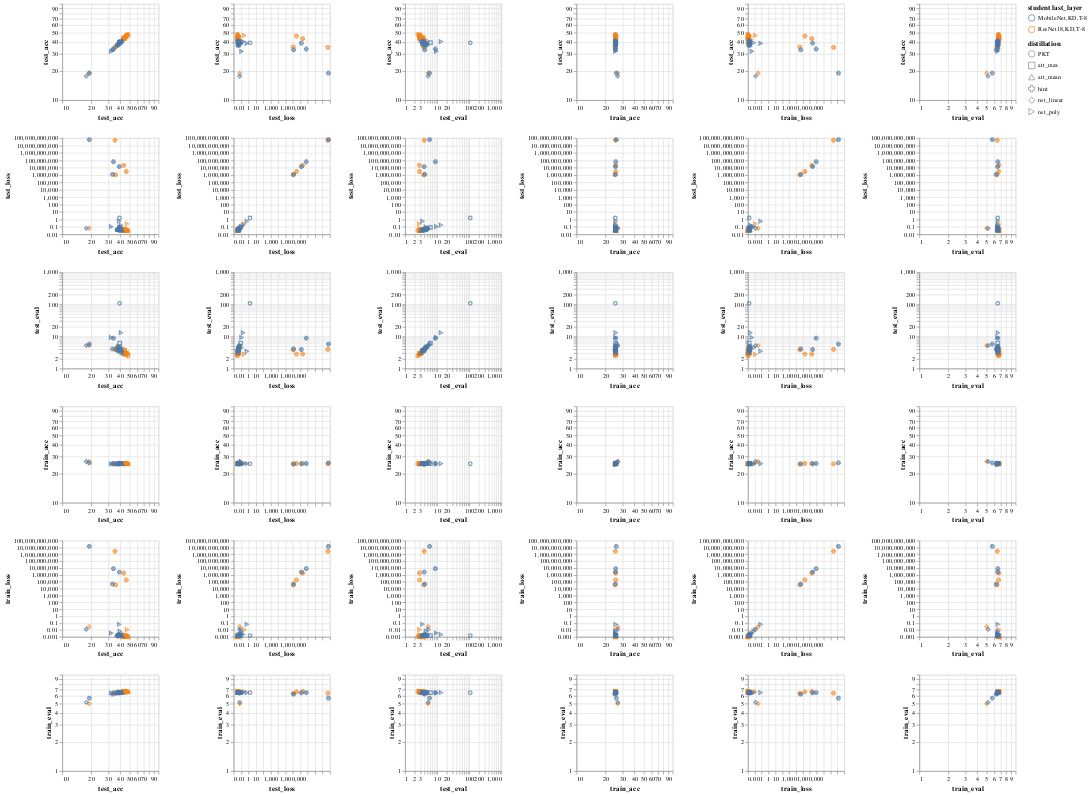

The notebook cell saved with this chart:
### Code cell
Feat.omniplot(folder="./Cifar10/ResNet101/exp6/students",scale="log")

### Figure 1 — Vega-Lite specification as saved in the notebook (floating-point values rounded to 4 significant figures)
{"config": {"view": {"continuousWidth": 400, "continuousHeight": 300}}, "repeat": {"column": ["test_acc", "test_loss", "test_eval", "train_acc", "train_loss", "train_eval"], "row": ["test_acc", "test_loss", "test_eval", "train_acc", "train_loss", "train_eval"]}, "spec": {"data": {"name": "data-f00870d0fa22412554c317253a04100c"}, "mark": "point", "encoding": {"color": {"type": "nominal", "field": "student last_layer"}, "shape": {"type": "nominal", "field": "distillation"}, "x": {"type": "quantitative", "field": {"repeat": "column"}, "scale": {"base": 10, "type": "log", "zero": false}}, "y": {"type": "quantitative", "field": {"repeat": "row"}, "scale": {"base": 10, "type": "log", "zero": false}}}, "height": 150, "width": 150}, "$schema": "https://vega.github.io/schema/vega-lite/v4.0.0.json", "datasets": {"data-f00870d0fa22412554c317253a04100c": [{"Unnamed: 0": 0, "test_acc": 37.76, "test_teacher/acc": 90.68, "test_loss": 0.04054, "test_eval": 4.356, "train_acc": 25.59, "train_teacher/acc": 25.39, "train_loss": 0.001084, "train_eval": 6.636, "epoch": 50, "lr": 0.01, "resume": false, "epochs": 50, "pre": 50, "train_batch_size": 128, "test_batch_size": 128, "student": "ResNet18", "teacher": "ResNet101", "distillation": "PKT", "last_layer": "KD,T-8", "student_layer": 46, "teacher_layer": 239, "layer": 3, "student last_layer": "ResNet18,KD,T-8"}, {"Unnamed: 0": 1, "test_acc": 48.28, "test_teacher/acc": 90.68, "test_loss": 0.03256, "test_eval": 2.472, "train_acc": 25.41, "train_teacher/acc": 25.34, "train_loss": 0.001053, "train_eval": 6.677, "epoch": 50, "lr": 0.01, "resume": false, "epochs": 50, "pre": 50, "train_batch_size": 128, "test_batch_size": 128, "student": "ResNet18", "teacher": "ResNet101", "distillation": "PKT", "last_layer": "KD,T-8", "student_layer": 23, "teacher_layer": 56, "layer": 1, "student last_layer": "ResNet18,KD,T-8"}, {"Unnamed: 0": 2, "test_acc": 45.15, "test_teacher/acc": 90.68, "test_loss": 0.03532, "test_eval": 3.062, "train_acc": 25.47, "train_teacher/acc": 25.31, "train_loss": 0.001074, "train_eval": 6.645, "epoch": 50, "lr": 0.01, "resume": false, "epochs": 50, "pre": 50, "train_batch_size": 128, "test_batch_size": 128, "student": "ResNet18", "teacher": "ResNet101", "distillation": "PKT", "last_layer": "KD,T-8", "student_layer": 10, "teacher_layer": 26, "layer": 0, "student last_layer": "ResNet18,KD,T-8"}, {"Unnamed: 0": 3, "test_acc": 44.44, "test_teacher/acc": 90.68, "test_loss": 0.03572, "test_eval": 2.98, "train_acc": 25.46, "train_teacher/acc": 25.36, "train_loss": 0.001076, "train_eval": 6.666, "epoch": 50, "lr": 0.01, "resume": false, "epochs": 50, "pre": 50, "train_batch_size": 128, "test_batch_size": 128, "student": "ResNet18", "teacher": "ResNet101", "distillation": "PKT", "last_layer": "KD,T-8", "student_layer": 35, "teacher_layer": 219, "layer": 2, "student last_layer": "ResNet18,KD,T-8"}, {"Unnamed: 0": 4, "test_acc": 35.78, "test_teacher/acc": 90.68, "test_loss": 1086000.0, "test_eval": 3.806, "train_acc": 25.14, "train_teacher/acc": 25.34, "train_loss": 35990.0, "train_eval": 6.407, "epoch": 50, "lr": 0.01, "resume": false, "epochs": 50, "pre": 50, "train_batch_size": 128, "test_batch_size": 128, "student": "ResNet18", "teacher": "ResNet101", "distillation": "hint", "last_layer": "KD,T-8", "student_layer": 46, "teacher_layer": 239, "layer": 3, "student last_layer": "ResNet18,KD,T-8"}, {"Unnamed: 0": 5, "test_acc": 43.46, "test_teacher/acc": 90.68, "test_loss": 20980000.0, "test_eval": 2.79, "train_acc": 25.48, "train_teacher/acc": 25.31, "train_loss": 1939000.0, "train_eval": 6.7, "epoch": 50, "lr": 0.01, "resume": false, "epochs": 50, "pre": 50, "train_batch_size": 128, "test_batch_size": 128, "student": "ResNet18", "teacher": "ResNet101", "distillation": "hint", "last_layer": "KD,T-8", "student_layer": 23, "teacher_layer": 56, "layer": 1, "student last_layer": "ResNet18,KD,T-8"}, {"Unnamed: 0": 6, "test_acc": 46.21, "test_teacher/acc": 90.68, "test_loss": 3027000.0, "test_eval": 2.807, "train_acc": 25.52, "train_teacher/acc": 25.44, "train_loss": 191100.0, "train_eval": 6.649, "epoch": 50, "lr": 0.01, "resume": false, "epochs": 50, "pre": 50, "train_batch_size": 128, "test_batch_size": 128, "student": "ResNet18", "teacher": "ResNet101", "distillation": "hint", "last_layer": "KD,T-8", "student_layer": 10, "teacher_layer": 26, "layer": 0, "student last_layer": "ResNet18,KD,T-8"}, {"Unnamed: 0": 7, "test_acc": 35.28, "test_teacher/acc": 90.68, "test_loss": 50290000000.0, "test_eval": 3.941, "train_acc": 25.3, "train_teacher/acc": 25.45, "train_loss": 2780000000.0, "train_eval": 6.447, "epoch": 50, "lr": 0.01, "resume": false, "epochs": 50, "pre": 50, "train_batch_size": 128, "test_batch_size": 128, "student": "ResNet18", "teacher": "ResNet101", "distillation": "hint", "last_layer": "KD,T-8", "student_layer": 35, "teacher_layer": 219, "layer": 2, "student last_layer": "ResNet18,KD,T-8"}, {"Unnamed: 0": 8, "test_acc": 19.02, "test_teacher/acc": 90.68, "test_loss": 0.0654, "test_eval": 5.174, "train_acc": 26.82, "train_teacher/acc": 25.41, "train_loss": 0.03035, "train_eval": 5.006, "epoch": 0, "lr": 0.01, "resume": false, "epochs": 50, "pre": 50, "train_batch_size": 128, "test_batch_size": 128, "student": "ResNet18", "teacher": "ResNet101", "distillation": "nst_linear", "last_layer": "KD,T-8", "student_layer": 46, "teacher_layer": 239, "layer": 3, "student last_layer": "ResNet18,KD,T-8"}, {"Unnamed: 0": 9, "test_acc": 47.3, "test_teacher/acc": 90.68, "test_loss": 0.03984, "test_eval": 2.798, "train_acc": 25.39, "train_teacher/acc": 25.29, "train_loss": 0.001239, "train_eval": 6.653, "epoch": 50, "lr": 0.01, "resume": false, "epochs": 50, "pre": 50, "train_batch_size": 128, "test_batch_size": 128, "student": "ResNet18", "teacher": "ResNet101", "distillation": "nst_linear", "last_layer": "KD,T-8", "student_layer": 23, "teacher_layer": 56, "layer": 1, "student last_layer": "ResNet18,KD,T-8"}, {"Unnamed: 0": 10, "test_acc": 44.71, "test_teacher/acc": 90.68, "test_loss": 0.03415, "test_eval": 3.051, "train_acc": 25.46, "train_teacher/acc": 25.27, "train_loss": 0.001189, "train_eval": 6.669, "epoch": 50, "lr": 0.01, "resume": false, "epochs": 50, "pre": 50, "train_batch_size": 128, "test_batch_size": 128, "student": "ResNet18", "teacher": "ResNet101", "distillation": "nst_linear", "last_layer": "KD,T-8", "student_layer": 10, "teacher_layer": 26, "layer": 0, "student last_layer": "ResNet18,KD,T-8"}, {"Unnamed: 0": 11, "test_acc": 47.08, "test_teacher/acc": 90.68, "test_loss": 0.03301, "test_eval": 2.736, "train_acc": 25.44, "train_teacher/acc": 25.36, "train_loss": 0.001242, "train_eval": 6.656, "epoch": 50, "lr": 0.01, "resume": false, "epochs": 50, "pre": 50, "train_batch_size": 128, "test_batch_size": 128, "student": "ResNet18", "teacher": "ResNet101", "distillation": "nst_linear", "last_layer": "KD,T-8", "student_layer": 35, "teacher_layer": 219, "layer": 2, "student last_layer": "ResNet18,KD,T-8"}, {"Unnamed: 0": 12, "test_acc": 46.38, "test_teacher/acc": 90.68, "test_loss": 0.0501, "test_eval": 2.889, "train_acc": 25.37, "train_teacher/acc": 25.29, "train_loss": 0.001608, "train_eval": 6.708, "epoch": 50, "lr": 0.01, "resume": false, "epochs": 50, "pre": 50, "train_batch_size": 64, "test_batch_size": 64, "student": "ResNet18", "teacher": "ResNet101", "distillation": "nst_poly", "last_layer": "KD,T-8", "student_layer": 46, "teacher_layer": 239, "layer": 3, "student last_layer": "ResNet18,KD,T-8"}, {"Unnamed: 0": 13, "test_acc": 42.72, "test_teacher/acc": 90.68, "test_loss": 0.06548, "test_eval": 4.262, "train_acc": 25.52, "train_teacher/acc": 25.38, "train_loss": 0.00266, "train_eval": 6.673, "epoch": 50, "lr": 0.01, "resume": false, "epochs": 50, "pre": 50, "train_batch_size": 128, "test_batch_size": 128, "student": "ResNet18", "teacher": "ResNet101", "distillation": "nst_poly", "last_layer": "KD,T-8", "student_layer": 23, "teacher_layer": 56, "layer": 1, "student last_layer": "ResNet18,KD,T-8"}, {"Unnamed: 0": 14, "test_acc": 46.93, "test_teacher/acc": 90.68, "test_loss": 0.252, "test_eval": 2.773, "train_acc": 25.66, "train_teacher/acc": 25.55, "train_loss": 0.01164, "train_eval": 6.668, "epoch": 50, "lr": 0.01, "resume": false, "epochs": 50, "pre": 50, "train_batch_size": 128, "test_batch_size": 128, "student": "ResNet18", "teacher": "ResNet101", "distillation": "nst_poly", "last_layer": "KD,T-8", "student_layer": 10, "teacher_layer": 26, "layer": 0, "student last_layer": "ResNet18,KD,T-8"}, {"Unnamed: 0": 15, "test_acc": 46.84, "test_teacher/acc": 90.68, "test_loss": 0.04552, "test_eval": 2.874, "train_acc": 25.3, "train_teacher/acc": 25.36, "train_loss": 0.001818, "train_eval": 6.619, "epoch": 50, "lr": 0.01, "resume": false, "epochs": 50, "pre": 50, "train_batch_size": 128, "test_batch_size": 128, "student": "ResNet18", "teacher": "ResNet101", "distillation": "nst_poly", "last_layer": "KD,T-8", "student_layer": 35, "teacher_layer": 219, "layer": 2, "student last_layer": "ResNet18,KD,T-8"}, {"Unnamed: 0": 16, "test_acc": 43.6, "test_teacher/acc": 90.68, "test_loss": 0.03607, "test_eval": 3.219, "train_acc": 25.47, "train_teacher/acc": 25.39, "train_loss": 0.001119, "train_eval": 6.679, "epoch": 50, "lr": 0.01, "resume": false, "epochs": 50, "pre": 50, "train_batch_size": 128, "test_batch_size": 128, "student": "ResNet18", "teacher": "ResNet101", "distillation": "att_max", "last_layer": "KD,T-8", "student_layer": 46, "teacher_layer": 239, "layer": 3, "student last_layer": "ResNet18,KD,T-8"}, {"Unnamed: 0": 17, "test_acc": 43.46, "test_teacher/acc": 90.68, "test_loss": 0.03275, "test_eval": 2.873, "train_acc": 25.33, "train_teacher/acc": 25.28, "train_loss": 0.001068, "train_eval": 6.656, "epoch": 50, "lr": 0.01, "resume": false, "epochs": 50, "pre": 50, "train_batch_size": 128, "test_batch_size": 128, "student": "ResNet18", "teacher": "ResNet101", "distillation": "att_max", "last_layer": "KD,T-8", "student_layer": 23, "teacher_layer": 56, "layer": 1, "student last_layer": "ResNet18,KD,T-8"}, {"Unnamed: 0": 18, "test_acc": 44.2, "test_teacher/acc": 90.68, "test_loss": 0.04038, "test_eval": 3.655, "train_acc": 25.44, "train_teacher/acc": 25.48, "train_loss": 0.001045, "train_eval": 6.653, "epoch": 50, "lr": 0.01, "resume": false, "epochs": 50, "pre": 50, "train_batch_size": 128, "test_batch_size": 128, "student": "ResNet18", "teacher": "ResNet101", "distillation": "att_max", "last_layer": "KD,T-8", "student_layer": 10, "teacher_layer": 26, "layer": 0, "student last_layer": "ResNet18,KD,T-8"}, {"Unnamed: 0": 19, "test_acc": 44.38, "test_teacher/acc": 90.68, "test_loss": 0.03992, "test_eval": 3.574, "train_acc": 25.41, "train_teacher/acc": 25.27, "train_loss": 0.001147, "train_eval": 6.672, "epoch": 50, "lr": 0.01, "resume": false, "epochs": 50, "pre": 50, "train_batch_size": 128, "test_batch_size": 128, "student": "ResNet18", "teacher": "ResNet101", "distillation": "att_max", "last_layer": "KD,T-8", "student_layer": 35, "teacher_layer": 219, "layer": 2, "student last_layer": "ResNet18,KD,T-8"}, {"Unnamed: 0": 20, "test_acc": 46.0, "test_teacher/acc": 90.68, "test_loss": 0.04158, "test_eval": 2.939, "train_acc": 25.53, "train_teacher/acc": 25.36, "train_loss": 0.001175, "train_eval": 6.659, "epoch": 50, "lr": 0.01, "resume": false, "epochs": 50, "pre": 50, "train_batch_size": 128, "test_batch_size": 128, "student": "ResNet18", "teacher": "ResNet101", "distillation": "att_mean", "last_layer": "KD,T-8", "student_layer": 46, "teacher_layer": 239, "layer": 3, "student last_layer": "ResNet18,KD,T-8"}, {"Unnamed: 0": 21, "test_acc": 48.27, "test_teacher/acc": 90.68, "test_loss": 0.03452, "test_eval": 3.119, "train_acc": 25.51, "train_teacher/acc": 25.43, "train_loss": 0.001088, "train_eval": 6.653, "epoch": 50, "lr": 0.01, "resume": false, "epochs": 50, "pre": 50, "train_batch_size": 128, "test_batch_size": 128, "student": "ResNet18", "teacher": "ResNet101", "distillation": "att_mean", "last_layer": "KD,T-8", "student_layer": 23, "teacher_layer": 56, "layer": 1, "student last_layer": "ResNet18,KD,T-8"}, {"Unnamed: 0": 22, "test_acc": 45.72, "test_teacher/acc": 90.68, "test_loss": 0.03554, "test_eval": 3.092, "train_acc": 25.42, "train_teacher/acc": 25.35, "train_loss": 0.001072, "train_eval": 6.648, "epoch": 50, "lr": 0.01, "resume": false, "epochs": 50, "pre": 50, "train_batch_size": 128, "test_batch_size": 128, "student": "ResNet18", "teacher": "ResNet101", "distillation": "att_mean", "last_layer": "KD,T-8", "student_layer": 10, "teacher_layer": 26, "layer": 0, "student last_layer": "ResNet18,KD,T-8"}, {"Unnamed: 0": 23, "test_acc": 47.31, "test_teacher/acc": 90.68, "test_loss": 0.03551, "test_eval": 2.952, "train_acc": 25.42, "train_teacher/acc": 25.31, "train_loss": 0.001228, "train_eval": 6.64, "epoch": 50, "lr": 0.01, "resume": false, "epochs": 50, "pre": 50, "train_batch_size": 128, "test_batch_size": 128, "student": "ResNet18", "teacher": "ResNet101", "distillation": "att_mean", "last_layer": "KD,T-8", "student_layer": 35, "teacher_layer": 219, "layer": 2, "student last_layer": "ResNet18,KD,T-8"}, {"Unnamed: 0": 24, "test_acc": 36.94, "test_teacher/acc": 90.68, "test_loss": 0.04335, "test_eval": 4.049, "train_acc": 25.41, "train_teacher/acc": 25.46, "train_loss": 0.001497, "train_eval": 6.517, "epoch": 50, "lr": 0.01, "resume": false, "epochs": 50, "pre": 50, "train_batch_size": 128, "test_batch_size": 128, "student": "MobileNet", "teacher": "ResNet101", "distillation": "PKT", "last_layer": "KD,T-8", "student_layer": 55, "teacher_layer": 239, "layer": 3, "student last_layer": "MobileNet,KD,T-8"}, {"Unnamed: 0": 25, "test_acc": 39.38, "test_teacher/acc": 90.68, "test_loss": 1.592, "test_eval": 107.2, "train_acc": 25.31, "train_teacher/acc": 25.29, "train_loss": 0.00152, "train_eval": 6.518, "epoch": 50, "lr": 0.01, "resume": false, "epochs": 50, "pre": 50, "train_batch_size": 128, "test_batch_size": 128, "student": "MobileNet", "teacher": "ResNet101", "distillation": "PKT", "last_layer": "KD,T-8", "student_layer": 15, "teacher_layer": 56, "layer": 1, "student last_layer": "MobileNet,KD,T-8"}, {"Unnamed: 0": 26, "test_acc": 38.49, "test_teacher/acc": 90.68, "test_loss": 0.03996, "test_eval": 4.409, "train_acc": 25.39, "train_teacher/acc": 25.25, "train_loss": 0.00153, "train_eval": 6.509, "epoch": 50, "lr": 0.01, "resume": false, "epochs": 50, "pre": 50, "train_batch_size": 128, "test_batch_size": 128, "student": "MobileNet", "teacher": "ResNet101", "distillation": "PKT", "last_layer": "KD,T-8", "student_layer": 6, "teacher_layer": 26, "layer": 0, "student last_layer": "MobileNet,KD,T-8"}, {"Unnamed: 0": 27, "test_acc": 39.73, "test_teacher/acc": 90.68, "test_loss": 0.04169, "test_eval": 3.753, "train_acc": 25.56, "train_teacher/acc": 25.43, "train_loss": 0.001516, "train_eval": 6.505, "epoch": 50, "lr": 0.01, "resume": false, "epochs": 50, "pre": 50, "train_batch_size": 128, "test_batch_size": 128, "student": "MobileNet", "teacher": "ResNet101", "distillation": "PKT", "last_layer": "KD,T-8", "student_layer": 26, "teacher_layer": 219, "layer": 2, "student last_layer": "MobileNet,KD,T-8"}, {"Unnamed: 0": 28, "test_acc": 33.3, "test_teacher/acc": 90.68, "test_loss": 1224000.0, "test_eval": 4.088, "train_acc": 25.27, "train_teacher/acc": 25.37, "train_loss": 47150.0, "train_eval": 6.279, "epoch": 50, "lr": 0.01, "resume": false, "epochs": 50, "pre": 50, "train_batch_size": 128, "test_batch_size": 128, "student": "MobileNet", "teacher": "ResNet101", "distillation": "hint", "last_layer": "KD,T-8", "student_layer": 55, "teacher_layer": 239, "layer": 3, "student last_layer": "MobileNet,KD,T-8"}, {"Unnamed: 0": 29, "test_acc": 33.98, "test_teacher/acc": 90.68, "test_loss": 62490000.0, "test_eval": 8.783, "train_acc": 25.52, "train_teacher/acc": 25.43, "train_loss": 8225000.0, "train_eval": 6.531, "epoch": 50, "lr": 0.01, "resume": false, "epochs": 50, "pre": 50, "train_batch_size": 128, "test_batch_size": 128, "student": "MobileNet", "teacher": "ResNet101", "distillation": "hint", "last_layer": "KD,T-8", "student_layer": 15, "teacher_layer": 56, "layer": 1, "student last_layer": "MobileNet,KD,T-8"}, {"Unnamed: 0": 30, "test_acc": 39.1, "test_teacher/acc": 90.68, "test_loss": 13440000.0, "test_eval": 3.912, "train_acc": 25.37, "train_teacher/acc": 25.37, "train_loss": 2531000.0, "train_eval": 6.494, "epoch": 50, "lr": 0.01, "resume": false, "epochs": 50, "pre": 50, "train_batch_size": 128, "test_batch_size": 128, "student": "MobileNet", "teacher": "ResNet101", "distillation": "hint", "last_layer": "KD,T-8", "student_layer": 6, "teacher_layer": 26, "layer": 0, "student last_layer": "MobileNet,KD,T-8"}, {"Unnamed: 0": 31, "test_acc": 19.07, "test_teacher/acc": 90.68, "test_loss": 62600000000.0, "test_eval": 5.789, "train_acc": 25.89, "train_teacher/acc": 25.34, "train_loss": 14290000000.0, "train_eval": 5.722, "epoch": 50, "lr": 0.01, "resume": false, "epochs": 50, "pre": 50, "train_batch_size": 128, "test_batch_size": 128, "student": "MobileNet", "teacher": "ResNet101", "distillation": "hint", "last_layer": "KD,T-8", "student_layer": 26, "teacher_layer": 219, "layer": 2, "student last_layer": "MobileNet,KD,T-8"}, {"Unnamed: 0": 32, "test_acc": 17.74, "test_teacher/acc": 90.68, "test_loss": 0.06413, "test_eval": 5.19, "train_acc": 26.79, "train_teacher/acc": 25.31, "train_loss": 0.01271, "train_eval": 5.168, "epoch": 0, "lr": 0.01, "resume": false, "epochs": 50, "pre": 50, "train_batch_size": 128, "test_batch_size": 128, "student": "MobileNet", "teacher": "ResNet101", "distillation": "nst_linear", "last_layer": "KD,T-8", "student_layer": 55, "teacher_layer": 239, "layer": 3, "student last_layer": "MobileNet,KD,T-8"}, {"Unnamed: 0": 33, "test_acc": 37.4, "test_teacher/acc": 90.68, "test_loss": 0.04514, "test_eval": 4.947, "train_acc": 25.44, "train_teacher/acc": 25.34, "train_loss": 0.001739, "train_eval": 6.534, "epoch": 50, "lr": 0.01, "resume": false, "epochs": 50, "pre": 50, "train_batch_size": 128, "test_batch_size": 128, "student": "MobileNet", "teacher": "ResNet101", "distillation": "nst_linear", "last_layer": "KD,T-8", "student_layer": 15, "teacher_layer": 56, "layer": 1, "student last_layer": "MobileNet,KD,T-8"}, {"Unnamed: 0": 34, "test_acc": 38.74, "test_teacher/acc": 90.68, "test_loss": 0.06147, "test_eval": 4.587, "train_acc": 25.59, "train_teacher/acc": 25.43, "train_loss": 0.001869, "train_eval": 6.489, "epoch": 50, "lr": 0.01, "resume": false, "epochs": 50, "pre": 50, "train_batch_size": 128, "test_batch_size": 128, "student": "MobileNet", "teacher": "ResNet101", "distillation": "nst_linear", "last_layer": "KD,T-8", "student_layer": 6, "teacher_layer": 26, "layer": 0, "student last_layer": "MobileNet,KD,T-8"}, {"Unnamed: 0": 35, "test_acc": 38.15, "test_teacher/acc": 90.68, "test_loss": 0.04101, "test_eval": 3.673, "train_acc": 25.51, "train_teacher/acc": 25.26, "train_loss": 0.001802, "train_eval": 6.512, "epoch": 50, "lr": 0.01, "resume": false, "epochs": 50, "pre": 50, "train_batch_size": 128, "test_batch_size": 128, "student": "MobileNet", "teacher": "ResNet101", "distillation": "nst_linear", "last_layer": "KD,T-8", "student_layer": 26, "teacher_layer": 219, "layer": 2, "student last_layer": "MobileNet,KD,T-8"}, {"Unnamed: 0": 36, "test_acc": 40.63, "test_teacher/acc": 90.68, "test_loss": 0.1802, "test_eval": 13.02, "train_acc": 25.48, "train_teacher/acc": 25.41, "train_loss": 0.002237, "train_eval": 6.545, "epoch": 50, "lr": 0.01, "resume": false, "epochs": 50, "pre": 50, "train_batch_size": 64, "test_batch_size": 64, "student": "MobileNet", "teacher": "ResNet101", "distillation": "nst_poly", "last_layer": "KD,T-8", "student_layer": 55, "teacher_layer": 239, "layer": 3, "student last_layer": "MobileNet,KD,T-8"}, {"Unnamed: 0": 37, "test_acc": 39.49, "test_teacher/acc": 90.68, "test_loss": 0.1035, "test_eval": 4.448, "train_acc": 25.17, "train_teacher/acc": 25.36, "train_loss": 0.006616, "train_eval": 6.532, "epoch": 50, "lr": 0.01, "resume": false, "epochs": 50, "pre": 50, "train_batch_size": 128, "test_batch_size": 128, "student": "MobileNet", "teacher": "ResNet101", "distillation": "nst_poly", "last_layer": "KD,T-8", "student_layer": 15, "teacher_layer": 56, "layer": 1, "student last_layer": "MobileNet,KD,T-8"}, {"Unnamed: 0": 38, "test_acc": 38.88, "test_teacher/acc": 90.68, "test_loss": 0.5879, "test_eval": 3.454, "train_acc": 25.43, "train_teacher/acc": 25.28, "train_loss": 0.06829, "train_eval": 6.532, "epoch": 50, "lr": 0.01, "resume": false, "epochs": 50, "pre": 50, "train_batch_size": 128, "test_batch_size": 128, "student": "MobileNet", "teacher": "ResNet101", "distillation": "nst_poly", "last_layer": "KD,T-8", "student_layer": 6, "teacher_layer": 26, "layer": 0, "student last_layer": "MobileNet,KD,T-8"}, {"Unnamed: 0": 39, "test_acc": 32.11, "test_teacher/acc": 90.68, "test_loss": 0.1095, "test_eval": 9.281, "train_acc": 25.32, "train_teacher/acc": 25.32, "train_loss": 0.003544, "train_eval": 6.471, "epoch": 50, "lr": 0.01, "resume": false, "epochs": 50, "pre": 50, "train_batch_size": 128, "test_batch_size": 128, "student": "MobileNet", "teacher": "ResNet101", "distillation": "nst_poly", "last_layer": "KD,T-8", "student_layer": 26, "teacher_layer": 219, "layer": 2, "student last_layer": "MobileNet,KD,T-8"}, {"Unnamed: 0": 40, "test_acc": 40.55, "test_teacher/acc": 90.68, "test_loss": 0.04173, "test_eval": 3.743, "train_acc": 25.39, "train_teacher/acc": 25.34, "train_loss": 0.001593, "train_eval": 6.537, "epoch": 50, "lr": 0.01, "resume": false, "epochs": 50, "pre": 50, "train_batch_size": 128, "test_batch_size": 128, "student": "MobileNet", "teacher": "ResNet101", "distillation": "att_max", "last_layer": "KD,T-8", "student_layer": 55, "teacher_layer": 239, "layer": 3, "student last_layer": "MobileNet,KD,T-8"}, {"Unnamed: 0": 41, "test_acc": 39.9, "test_teacher/acc": 90.68, "test_loss": 0.03783, "test_eval": 3.474, "train_acc": 25.51, "train_teacher/acc": 25.35, "train_loss": 0.001508, "train_eval": 6.515, "epoch": 50, "lr": 0.01, "resume": false, "epochs": 50, "pre": 50, "train_batch_size": 128, "test_batch_size": 128, "student": "MobileNet", "teacher": "ResNet101", "distillation": "att_max", "last_layer": "KD,T-8", "student_layer": 15, "teacher_layer": 56, "layer": 1, "student last_layer": "MobileNet,KD,T-8"}, {"Unnamed: 0": 42, "test_acc": 39.53, "test_teacher/acc": 90.68, "test_loss": 0.08725, "test_eval": 6.147, "train_acc": 25.46, "train_teacher/acc": 25.37, "train_loss": 0.00151, "train_eval": 6.518, "epoch": 50, "lr": 0.01, "resume": false, "epochs": 50, "pre": 50, "train_batch_size": 128, "test_batch_size": 128, "student": "MobileNet", "teacher": "ResNet101", "distillation": "att_max", "last_layer": "KD,T-8", "student_layer": 6, "teacher_layer": 26, "layer": 0, "student last_layer": "MobileNet,KD,T-8"}, {"Unnamed: 0": 43, "test_acc": 39.26, "test_teacher/acc": 90.68, "test_loss": 0.05723, "test_eval": 4.713, "train_acc": 25.48, "train_teacher/acc": 25.39, "train_loss": 0.00175, "train_eval": 6.508, "epoch": 50, "lr": 0.01, "resume": false, "epochs": 50, "pre": 50, "train_batch_size": 128, "test_batch_size": 128, "student": "MobileNet", "teacher": "ResNet101", "distillation": "att_max", "last_layer": "KD,T-8", "student_layer": 26, "teacher_layer": 219, "layer": 2, "student last_layer": "MobileNet,KD,T-8"}, {"Unnamed: 0": 44, "test_acc": 38.19, "test_teacher/acc": 90.68, "test_loss": 0.04513, "test_eval": 3.737, "train_acc": 25.49, "train_teacher/acc": 25.43, "train_loss": 0.001662, "train_eval": 6.521, "epoch": 50, "lr": 0.01, "resume": false, "epochs": 50, "pre": 50, "train_batch_size": 128, "test_batch_size": 128, "student": "MobileNet", "teacher": "ResNet101", "distillation": "att_mean", "last_layer": "KD,T-8", "student_layer": 55, "teacher_layer": 239, "layer": 3, "student last_layer": "MobileNet,KD,T-8"}, {"Unnamed: 0": 45, "test_acc": 41.41, "test_teacher/acc": 90.68, "test_loss": 0.03579, "test_eval": 3.076, "train_acc": 25.43, "train_teacher/acc": 25.48, "train_loss": 0.001546, "train_eval": 6.528, "epoch": 50, "lr": 0.01, "resume": false, "epochs": 50, "pre": 50, "train_batch_size": 128, "test_batch_size": 128, "student": "MobileNet", "teacher": "ResNet101", "distillation": "att_mean", "last_layer": "KD,T-8", "student_layer": 15, "teacher_layer": 56, "layer": 1, "student last_layer": "MobileNet,KD,T-8"}, {"Unnamed: 0": 46, "test_acc": 41.71, "test_teacher/acc": 90.68, "test_loss": 0.03973, "test_eval": 3.728, "train_acc": 25.31, "train_teacher/acc": 25.33, "train_loss": 0.001467, "train_eval": 6.528, "epoch": 50, "lr": 0.01, "resume": false, "epochs": 50, "pre": 50, "train_batch_size": 128, "test_batch_size": 128, "student": "MobileNet", "teacher": "ResNet101", "distillation": "att_mean", "last_layer": "KD,T-8", "student_layer": 6, "teacher_layer": 26, "layer": 0, "student last_layer": "MobileNet,KD,T-8"}, {"Unnamed: 0": 47, "test_acc": 37.4, "test_teacher/acc": 90.68, "test_loss": 0.04253, "test_eval": 3.958, "train_acc": 25.31, "train_teacher/acc": 25.4, "train_loss": 0.001935, "train_eval": 6.492, "epoch": 50, "lr": 0.01, "resume": false, "epochs": 50, "pre": 50, "train_batch_size": 128, "test_batch_size": 128, "student": "MobileNet", "teacher": "ResNet101", "distillation": "att_mean", "last_layer": "KD,T-8", "student_layer": 26, "teacher_layer": 219, "layer": 2, "student last_layer": "MobileNet,KD,T-8"}]}}
